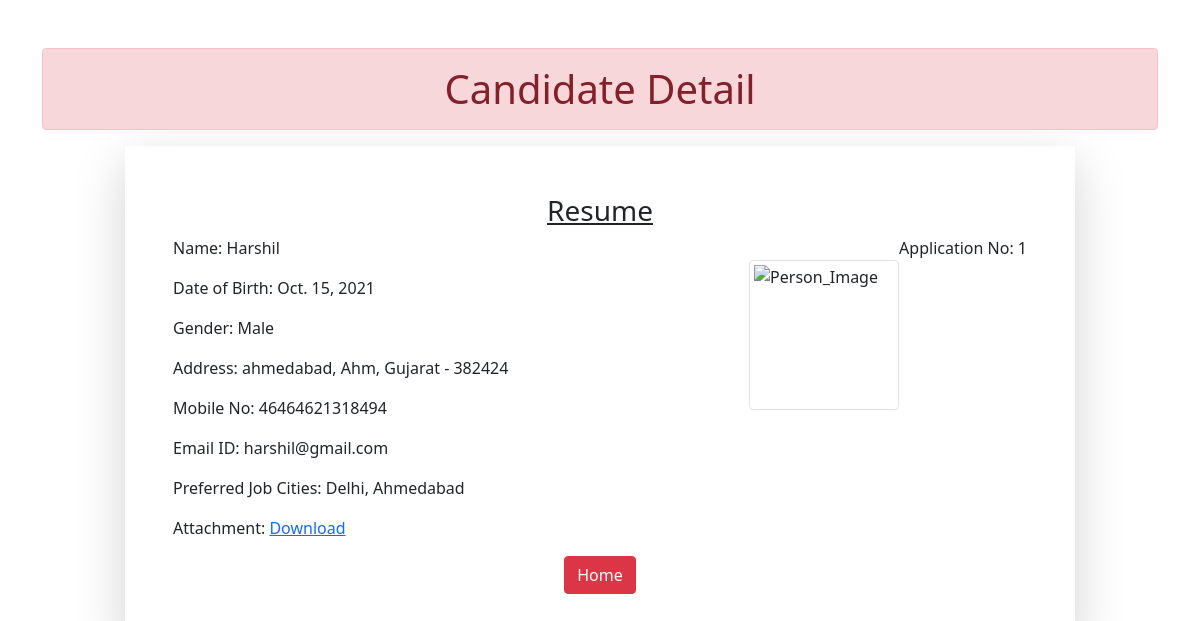
Page /candidate/1/ on the committed database.
### App/models.py (models this page shows)
class Resume(models.Model):
    name = models.CharField(max_length=100)
    dob = models.DateField(auto_now=False, auto_now_add=False)
    gender = models.CharField(max_length=100)
    locality = models.CharField(max_length=100)
    city = models.CharField(max_length=100)
    pin = models.PositiveIntegerField()
    state = models.CharField(max_length=100, choices=STATE_CHOICE)
    mobile = models.PositiveIntegerField()
    email = models.EmailField()
    job_city = models.CharField(max_length=100)
    profile_image = models.ImageField(upload_to="Image", blank=True)
    my_file = models.FileField(upload_to="Doc", blank=True)

### App/views.py (the view)
# urls.py: path("candidate/<int:id>/", views.CandidateView.as_view(), name="Candidate"),
class CandidateView(View):
    def get(self, request, id):
        candidate = Resume.objects.get(pk=id)
        return render(request, "candidate.html", {"candidate": candidate})

### App/templatetags/my_filter.py (called while the page is built)
@register.filter(name="remove_special")
def remove_chars(value, arg):
    for character in arg:
        value = value.replace(character, "")
    return value

### App/templates/candidate.html (shortened to what this page needs)
<!DOCTYPE html>
{% load my_filter %}
<html lang="en">
<head>
    <link href="https://cdn.jsdelivr.net/npm/bootstrap@5.0.2/dist/css/bootstrap.min.css" rel="stylesheet">
</head>
<body>
    <div class="container mb-5 mt-5">
        <h1 class="alert alert-danger text-center  p-3">Candidate Detail</h1>
        <div class="row">
            <div class="col-sm-10 shadow-lg p-5 offset-sm-1">
                <h3 class="text-center"><u>Resume</u></h3>
                <p class="float-end">Application No: {{candidate.id}}</p>
                <img src="{{candidate.profile_image}}" alt="Person_Image" class="img-fluid img-thumbnail mt-2 float-end mt-4" width="150" height="150">
                <p>Name: {{candidate.name}}</p>
                <p>Date of Birth: {{ candidate.dob}}</p>
                <p>Gender: {{candidate.gender}}</p>
                <p>Address: {{candidate.locality}}, {{candidate.city}}, {{candidate.state}} - {{candidate.pin}}</p>
                <p>Mobile No: {{candidate.mobile}}</p>
                <p>Email ID: {{candidate.email}}</p>
                <p>Preferred Job Cities: {{candidate.job_city|remove_special:"[]'"}}</p>
                <p>Attachment: <a href="{{candidate.my_file }}">Download</a></p>
                <div class="text-center">
                    <a href="{% url 'Home' %}" class="btn btn-danger">Home</a>
                </div>
            </div>
        </div>
    </div>
</body>
</html>

### rows in the picture
Resume: id "1", name "Harshil", dob "Oct. 15, 2021", gender "Male", locality "ahmedabad", city "Ahm", state "Gujarat", pin "382424", mobile "46464621318494", email "harshil@gmail.com", job_city|remove_special "Delhi, Ahmedabad"
